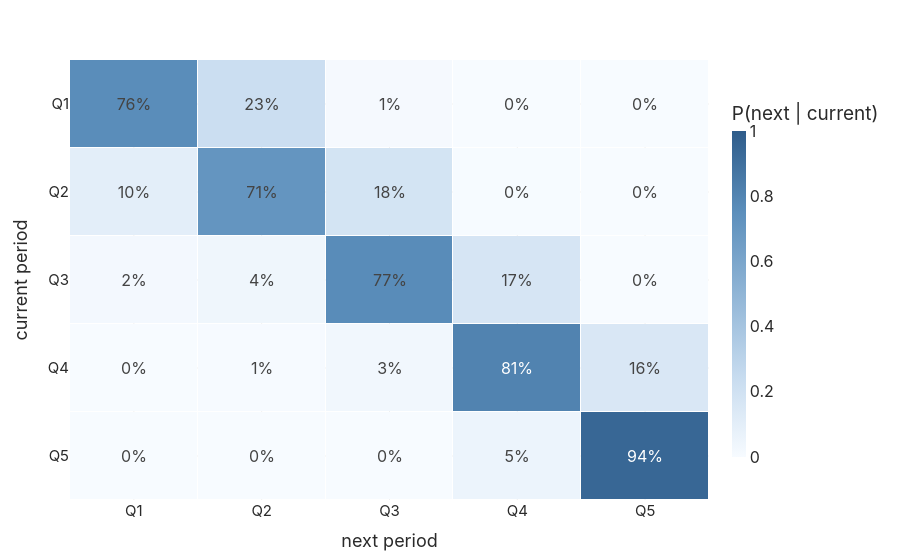

The notebook cell saved with this chart:
### Code cell
trans = ex.explore_transition_matrix(df, "y")
print(trans.interpret())
trans.fig

### Figure 1 — Plotly figure (JSON) as saved in the notebook; plotly's stock layout.template omitted (floating-point values rounded to 4 significant figures)
{"data": [{"colorbar": {"title": {"text": "P(next | current)"}}, "colorscale": [[0.0, "#F7FBFF"], [0.25, "#C6DBEF"], [0.5, "#90B5D6"], [0.75, "#5C8FBC"], [1.0, "#2E5C8A"]], "hovertemplate": "from %{y} → to %{x}: %{z:.1%}<extra></extra>", "text": [[0.7618, 0.2255, 0.01273, 0.0, 0.0], [0.09963, 0.7131, 0.1835, 0.003745, 0.0], [0.02107, 0.04214, 0.7652, 0.1708, 0.0007524], [0.0, 0.005499, 0.03142, 0.8075, 0.1555], [0.0, 0.0, 0.001678, 0.05453, 0.9438]], "texttemplate": "%{z:.0%}", "type": "heatmap", "x": ["Q1", "Q2", "Q3", "Q4", "Q5"], "xgap": 1, "y": ["Q1", "Q2", "Q3", "Q4", "Q5"], "ygap": 1, "z": [[0.7618, 0.2255, 0.01273, 0.0, 0.0], [0.09963, 0.7131, 0.1835, 0.003745, 0.0], [0.02107, 0.04214, 0.7652, 0.1708, 0.0007524], [0.0, 0.005499, 0.03142, 0.8075, 0.1555], [0.0, 0.0, 0.001678, 0.05453, 0.9438]], "zmax": 1.0, "zmin": 0}], "layout": {"xaxis": {"title": {"text": "next period"}}, "yaxis": {"autorange": "reversed", "title": {"text": "current period"}}}}
